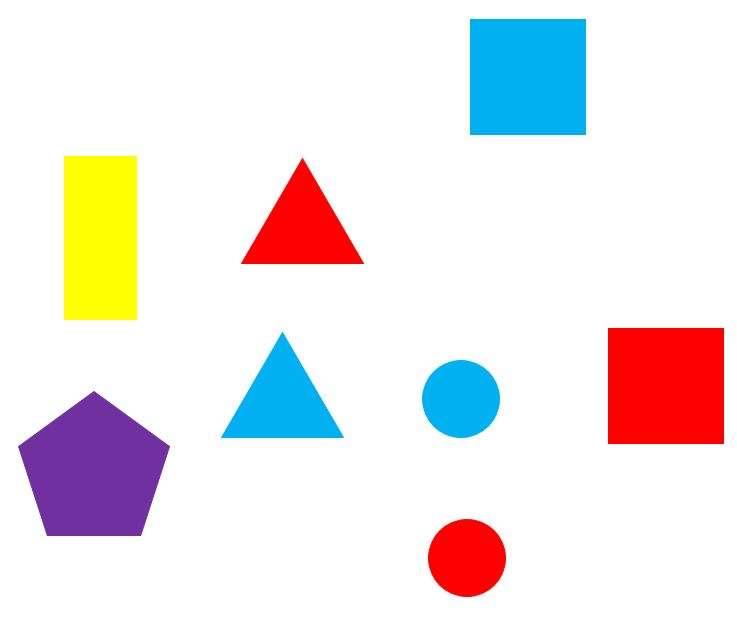
#> input picture test.jpg, 737 x 619 px
$ python test.py
#> lines starting #> are read from the running program, lines starting #| are printed output that depends on the picture; after the words box and inside, x2 and y2 are one past the last pixel; in counts of white or black regions, pixels touching at a corner belong together
import cv2
import numpy as np
from matplotlib import pyplot as plt

filePath="test.jpg"
# reading image
img = cv2.imread(filePath)
#> img is the input picture: shape (619, 737, 3); mean B, G, R 230.3, 229.8, 236.1

img2=img.copy()

hsv = cv2.cvtColor(img2,cv2.COLOR_BGR2HSV)
#> hsv: shape (619, 737, 3); mean H, S, V 16.3, 40.4, 250.7

#lower red
lower_red = np.array([0,50,60])
upper_red = np.array([10,255,255])


#upper red
lower_red2 = np.array([170,50,50])
upper_red2 = np.array([180,255,255])

mask = cv2.inRange(hsv, lower_red, upper_red)
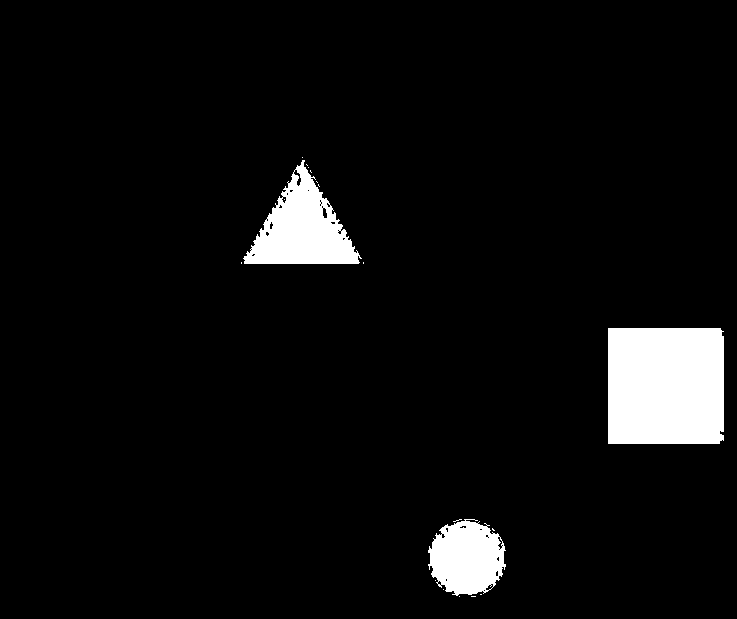
#> mask: shape (619, 737); 5.3% white; 19 white regions (16 under 20 px), largest, box (x1, y1, x2, y2) and area: (608, 328, 724, 444) 13416, (243, 160, 362, 264) 6212, (428, 519, 506, 596) 4388
res = cv2.bitwise_and(img2,img2, mask= mask)


mask2 = cv2.inRange(hsv, lower_red2, upper_red2)
#> mask2: shape (619, 737); 0.21% white in thin lines or dots, all inside (x1, y1, x2, y2) = (242, 158, 724, 597)
res2 = cv2.bitwise_and(img2,img2, mask= mask2)

# Blue color
low_blue = np.array([94, 80, 2])
high_blue = np.array([118, 255, 255])


blue_mask = cv2.inRange(hsv, low_blue, high_blue)
#> blue_mask: shape (619, 737); 5.5% white; 3 white regions
blue = cv2.bitwise_and(img, img, mask=blue_mask)


gray = cv2.cvtColor(blue,cv2.COLOR_BGR2GRAY)
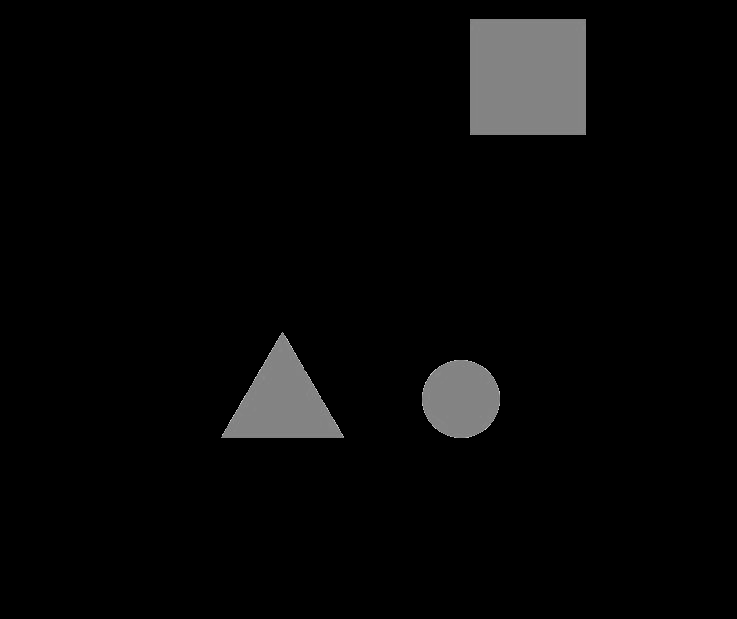
#> gray: shape (619, 737); min 0, max 223, mean 7.2

_, thresholdB = cv2.threshold(gray, 95, 255, cv2.THRESH_BINARY) #95,255

i=0
# using a findContours() function
contoursB, _ = cv2.findContours(thresholdB, cv2.RETR_EXTERNAL, cv2.CHAIN_APPROX_SIMPLE)
#> contoursB = 3 contours; box (x1, y1, x2, y2) and area: (470, 19, 586, 135) 13225, (221, 332, 344, 438) 6478, (422, 360, 500, 438) 4694

for contourB in contoursB:

    # here we are ignoring first counter because
    # findcontour function detects whole image as shape
    if i == 0:
            i = 1
            continue

    # cv2.approxPloyDP() function to approximate the shape
    approxB = cv2.approxPolyDP(contourB, 0.1 * cv2.arcLength(contourB, True), True)

    # using drawContours() function


    # finding center point of shape
    MB = cv2.moments(contourB)


    if MB['m00'] != 0.0:
        x = int(MB['m10']/MB['m00'])
        y = int(MB['m01']/MB['m00'])

    # putting shape name at center of each shape
    if len(approxB) == 3:
        cv2.putText(img, 'triangle', (x, y),
                    cv2.FONT_HERSHEY_SIMPLEX, 0.6, (20, 20, 100), 2)
        cv2.drawContours(img, [contourB], 0, (15, 15, 15), 2)
        print("Position of Blue Triangle:",x,y)
    elif len(approxB) == 4:
        cv2.putText(img, 'square', (x, y),
                    cv2.FONT_HERSHEY_SIMPLEX, 0.6, (20, 20, 100), 2)
        cv2.drawContours(img, [contourB], 0, (15, 15, 15), 2)
        print("Position of Blue Square:",x,y)
#> this loop made 3 passes
#> (approxB, x, y) on passes 2 to 3: ([[343, 436], [282, 332], [221, 437]], 282, 401), ([[470, 19], [470, 134], [585, 134], [585, 19]], 527, 76)
#> i on pass 1: 1
#| Position of Blue Triangle: 282 401
#| Position of Blue Square: 527 76
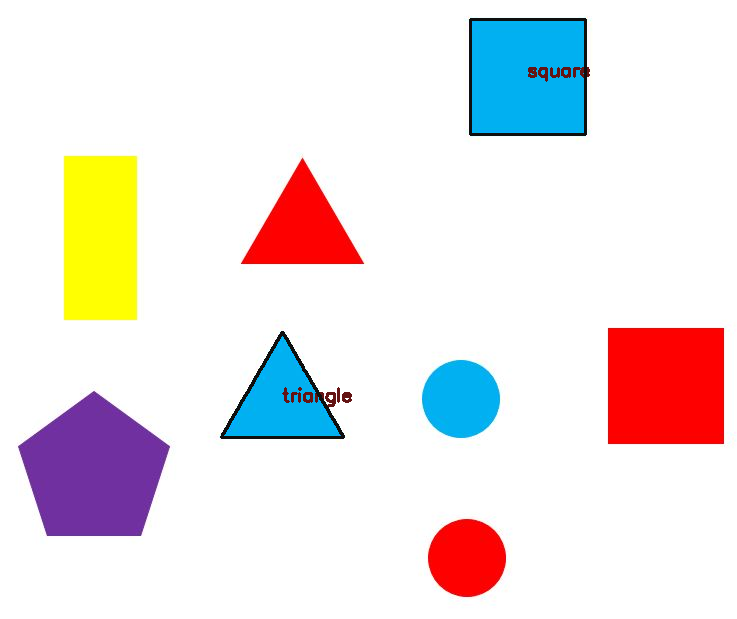
#> img: shape (619, 737, 3); 0.78% of pixels changed, all inside (x1, y1, x2, y2) = (220, 18, 590, 439)
#> after the loop, i = 1

img3 = res+res2
img4 = cv2.add(res,res2)
img5 = cv2.addWeighted(res,0.5,res2,0.5,0)


kernel = np.ones((15,15),np.float32)/225
smoothed = cv2.filter2D(res,-1,kernel)
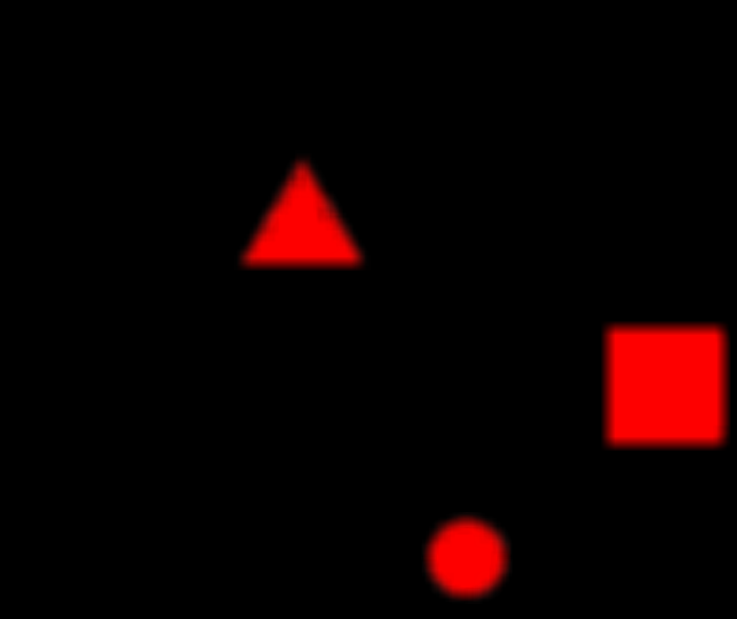
#> smoothed: shape (619, 737, 3); mean B, G, R 0.1, 0.1, 13.3
smoothed2 = cv2.filter2D(img3,-1,kernel)


# converting image into grayscale image
gray = cv2.cvtColor(img5, cv2.COLOR_BGR2GRAY)
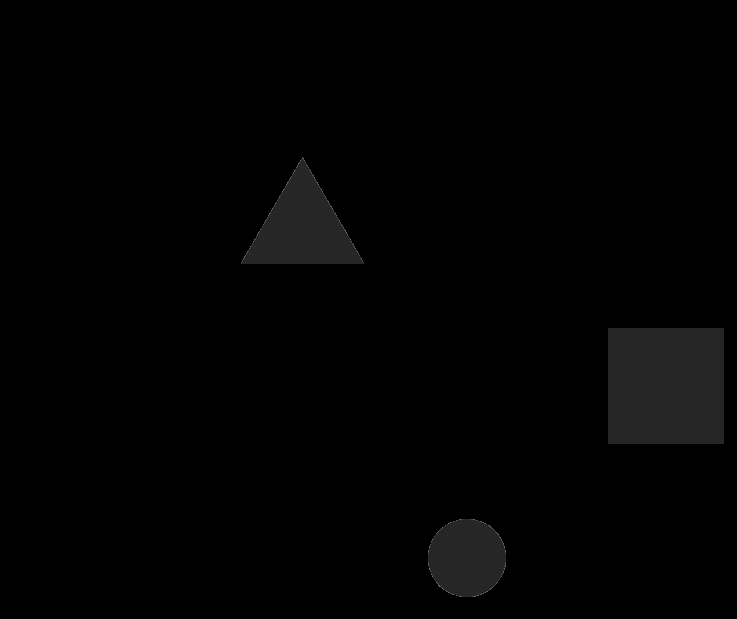
#> gray: shape (619, 737); min 0, max 115, mean 2.1

# setting threshold of gray image
_, threshold = cv2.threshold(gray, 15, 255, cv2.THRESH_BINARY_INV) #127,255
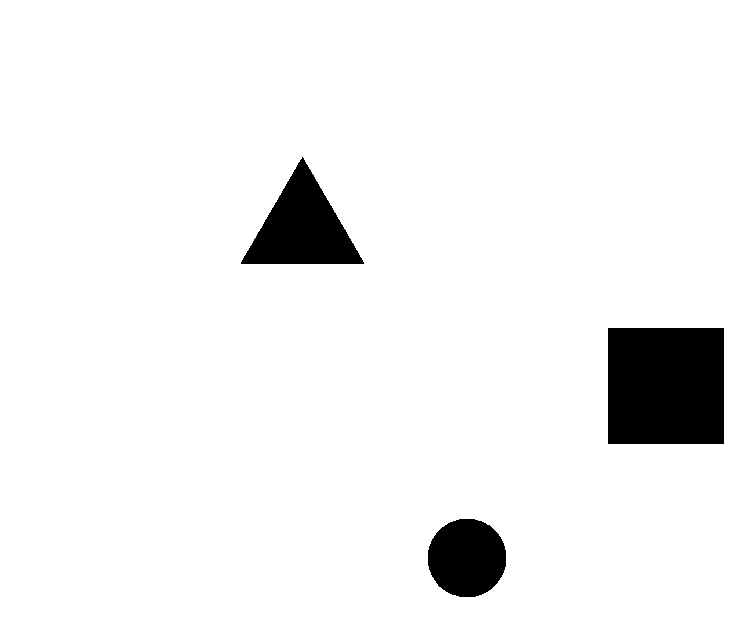
#> threshold: shape (619, 737); 94.5% white; 3 black regions

# using a findContours() function
contours, _ = cv2.findContours(
    threshold, cv2.RETR_TREE, cv2.CHAIN_APPROX_SIMPLE)
#> contours = 4 contours; box (x1, y1, x2, y2) and area: (0, 0, 737, 619) 454848, (607, 327, 725, 445) 13687, (240, 156, 365, 265) 6861, (427, 518, 507, 598) 4966

i = 0

# list for storing names of shapes
for contour in contours:

    # here we are ignoring first counter because
    # findcontour function detects whole image as shape
    if i == 0:
        i = 1
        continue

    # cv2.approxPloyDP() function to approximate the shape
    approx = cv2.approxPolyDP(
        contour, 0.01 * cv2.arcLength(contour, True), True)

    # using drawContours() function


    # finding center point of shape
    M = cv2.moments(contour)
    if M['m00'] != 0.0:
        x = int(M['m10']/M['m00'])
        y = int(M['m01']/M['m00'])


    # putting shape name at center of each shape
    if len(approx) == 3:
        cv2.putText(img, 'triangle', (x, y),
                    cv2.FONT_HERSHEY_SIMPLEX, 0.6, (20, 20, 100), 2)
        print("Position of the Red Triangle:",x,y)
        cv2.drawContours(img, [contour], 0, (15, 15,15), 2)
    elif len(approx) == 4:
        cv2.putText(img, 'square', (x, y),
                    cv2.FONT_HERSHEY_SIMPLEX, 0.6, (20, 20, 100), 2)
        print("Position of Red Square:",x,y)
        cv2.drawContours(img, [contour], 0, (15, 15,15), 2)
#> this loop made 4 passes
#> (approx, x, y) on passes 3 to 4: ([[607, 328], [723, 327], [724, 443], [608, 444]], 665, 385), ([[302, 156], [363, 264], [240, 263]], 302, 227)
#> (contour, i) on pass 1: ([[0, 0], [0, 618], [736, 618], [736, 0]], 1)
#| Position of Red Square: 665 385
#| Position of the Red Triangle: 302 227
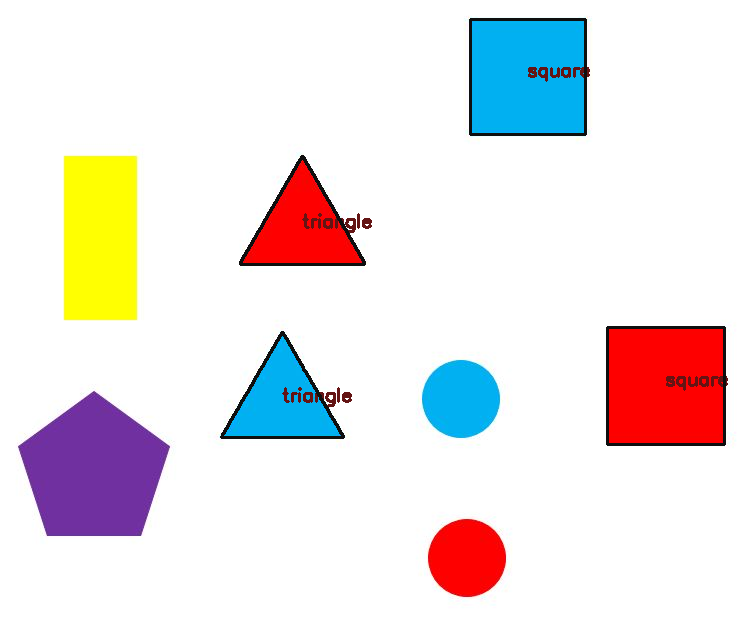
#> img: shape (619, 737, 3); 0.79% of pixels changed, all inside (x1, y1, x2, y2) = (239, 155, 728, 446)
#> after the loop, i = 1

# [9 lines of commented-out code are left out]
